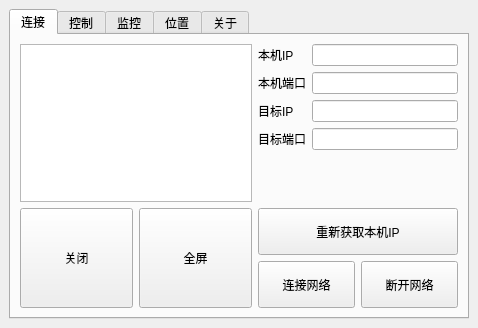
<?xml version="1.0" encoding="UTF-8"?>
<ui version="4.0">
 <class>MainWindow</class>
 <widget class="QMainWindow" name="MainWindow">
  <property name="geometry">
   <rect>
    <x>0</x>
    <y>0</y>
    <width>478</width>
    <height>328</height>
   </rect>
  </property>
  <property name="sizePolicy">
   <sizepolicy hsizetype="Preferred" vsizetype="Fixed">
    <horstretch>0</horstretch>
    <verstretch>0</verstretch>
   </sizepolicy>
  </property>
  <property name="windowTitle">
   <string>RobotMonitor</string>
  </property>
  <property name="animated">
   <bool>false</bool>
  </property>
  <property name="tabShape">
   <enum>QTabWidget::Triangular</enum>
  </property>
  <widget class="QWidget" name="centralwidget">
   <layout class="QHBoxLayout" name="horizontalLayout">
    <item>
     <widget class="QTabWidget" name="tabWidget">
      <property name="sizePolicy">
       <sizepolicy hsizetype="Fixed" vsizetype="Fixed">
        <horstretch>1</horstretch>
        <verstretch>1</verstretch>
       </sizepolicy>
      </property>
      <property name="minimumSize">
       <size>
        <width>460</width>
        <height>310</height>
       </size>
      </property>
      <property name="maximumSize">
       <size>
        <width>460</width>
        <height>310</height>
       </size>
      </property>
      <property name="font">
       <font>
        <pointsize>9</pointsize>
       </font>
      </property>
      <property name="tabPosition">
       <enum>QTabWidget::North</enum>
      </property>
      <property name="tabShape">
       <enum>QTabWidget::Rounded</enum>
      </property>
      <property name="currentIndex">
       <number>0</number>
      </property>
      <property name="elideMode">
       <enum>Qt::ElideNone</enum>
      </property>
      <property name="usesScrollButtons">
       <bool>true</bool>
      </property>
      <property name="movable">
       <bool>false</bool>
      </property>
      <property name="tabBarAutoHide">
       <bool>false</bool>
      </property>
      <widget class="QWidget" name="tab_network">
       <attribute name="title">
        <string>连接</string>
       </attribute>
       <layout class="QGridLayout" name="gridLayout">
        <item row="0" column="2">
         <layout class="QFormLayout" name="formLayout_4">
          <item row="0" column="0">
           <widget class="QLabel" name="label_12">
            <property name="text">
             <string>本机IP</string>
            </property>
           </widget>
          </item>
          <item row="0" column="1">
           <widget class="QLineEdit" name="lineEdit_local_ip">
            <property name="sizePolicy">
             <sizepolicy hsizetype="Ignored" vsizetype="Fixed">
              <horstretch>0</horstretch>
              <verstretch>0</verstretch>
             </sizepolicy>
            </property>
           </widget>
          </item>
          <item row="1" column="0">
           <widget class="QLabel" name="label_13">
            <property name="text">
             <string>本机端口</string>
            </property>
           </widget>
          </item>
          <item row="1" column="1">
           <widget class="QLineEdit" name="lineEdit_local_port">
            <property name="sizePolicy">
             <sizepolicy hsizetype="Ignored" vsizetype="Fixed">
              <horstretch>0</horstretch>
              <verstretch>0</verstretch>
             </sizepolicy>
            </property>
            <property name="text">
             <string/>
            </property>
           </widget>
          </item>
          <item row="2" column="0">
           <widget class="QLabel" name="label_15">
            <property name="text">
             <string>目标IP</string>
            </property>
           </widget>
          </item>
          <item row="2" column="1">
           <widget class="QLineEdit" name="lineEdit_target_ip">
            <property name="sizePolicy">
             <sizepolicy hsizetype="Ignored" vsizetype="Fixed">
              <horstretch>0</horstretch>
              <verstretch>0</verstretch>
             </sizepolicy>
            </property>
           </widget>
          </item>
          <item row="3" column="0">
           <widget class="QLabel" name="label_14">
            <property name="text">
             <string>目标端口</string>
            </property>
           </widget>
          </item>
          <item row="3" column="1">
           <widget class="QLineEdit" name="lineEdit_target_port">
            <property name="sizePolicy">
             <sizepolicy hsizetype="Ignored" vsizetype="Fixed">
              <horstretch>0</horstretch>
              <verstretch>0</verstretch>
             </sizepolicy>
            </property>
           </widget>
          </item>
         </layout>
        </item>
        <item row="0" column="0">
         <widget class="QTextBrowser" name="textBrowser_net_info">
          <property name="sizePolicy">
           <sizepolicy hsizetype="Expanding" vsizetype="Expanding">
            <horstretch>0</horstretch>
            <verstretch>0</verstretch>
           </sizepolicy>
          </property>
         </widget>
        </item>
        <item row="4" column="0">
         <layout class="QHBoxLayout" name="horizontalLayout_4">
          <item>
           <widget class="QPushButton" name="pushButton_close">
            <property name="sizePolicy">
             <sizepolicy hsizetype="Minimum" vsizetype="Minimum">
              <horstretch>0</horstretch>
              <verstretch>0</verstretch>
             </sizepolicy>
            </property>
            <property name="minimumSize">
             <size>
              <width>0</width>
              <height>100</height>
             </size>
            </property>
            <property name="text">
             <string>关闭</string>
            </property>
           </widget>
          </item>
          <item>
           <widget class="QPushButton" name="pushButton_fullscreen">
            <property name="sizePolicy">
             <sizepolicy hsizetype="Minimum" vsizetype="Minimum">
              <horstretch>0</horstretch>
              <verstretch>0</verstretch>
             </sizepolicy>
            </property>
            <property name="baseSize">
             <size>
              <width>0</width>
              <height>0</height>
             </size>
            </property>
            <property name="text">
             <string>全屏</string>
            </property>
           </widget>
          </item>
         </layout>
        </item>
        <item row="4" column="2">
         <layout class="QGridLayout" name="gridLayout_5">
          <item row="1" column="1">
           <widget class="QPushButton" name="pushButton_net_unlink">
            <property name="sizePolicy">
             <sizepolicy hsizetype="Minimum" vsizetype="Expanding">
              <horstretch>0</horstretch>
              <verstretch>0</verstretch>
             </sizepolicy>
            </property>
            <property name="text">
             <string>断开网络</string>
            </property>
           </widget>
          </item>
          <item row="0" column="0" colspan="2">
           <widget class="QPushButton" name="pushButton_get_ip">
            <property name="sizePolicy">
             <sizepolicy hsizetype="Expanding" vsizetype="Expanding">
              <horstretch>1</horstretch>
              <verstretch>0</verstretch>
             </sizepolicy>
            </property>
            <property name="minimumSize">
             <size>
              <width>200</width>
              <height>0</height>
             </size>
            </property>
            <property name="text">
             <string>重新获取本机IP</string>
            </property>
           </widget>
          </item>
          <item row="1" column="0">
           <widget class="QPushButton" name="pushButton_net_link">
            <property name="sizePolicy">
             <sizepolicy hsizetype="Minimum" vsizetype="Expanding">
              <horstretch>0</horstretch>
              <verstretch>0</verstretch>
             </sizepolicy>
            </property>
            <property name="text">
             <string>连接网络</string>
            </property>
           </widget>
          </item>
         </layout>
        </item>
       </layout>
      </widget>
      <widget class="QWidget" name="tab_control">
       <attribute name="title">
        <string>控制</string>
       </attribute>
       <layout class="QGridLayout" name="gridLayout_2">
        <item row="0" column="0">
         <layout class="QGridLayout" name="gridLayout_8">
          <item row="1" column="0">
           <widget class="QLabel" name="label_27">
            <property name="text">
             <string>设定速度vy</string>
            </property>
           </widget>
          </item>
          <item row="2" column="0">
           <widget class="QLabel" name="label_28">
            <property name="text">
             <string>设定转速wz</string>
            </property>
           </widget>
          </item>
          <item row="1" column="1">
           <widget class="QLineEdit" name="lineEdit_setvy">
            <property name="sizePolicy">
             <sizepolicy hsizetype="Expanding" vsizetype="Fixed">
              <horstretch>0</horstretch>
              <verstretch>0</verstretch>
             </sizepolicy>
            </property>
            <property name="readOnly">
             <bool>true</bool>
            </property>
           </widget>
          </item>
          <item row="0" column="1">
           <widget class="QLineEdit" name="lineEdit_setvx">
            <property name="sizePolicy">
             <sizepolicy hsizetype="Expanding" vsizetype="Fixed">
              <horstretch>0</horstretch>
              <verstretch>0</verstretch>
             </sizepolicy>
            </property>
            <property name="readOnly">
             <bool>true</bool>
            </property>
           </widget>
          </item>
          <item row="0" column="0">
           <widget class="QLabel" name="label_26">
            <property name="text">
             <string>设定速度vx</string>
            </property>
           </widget>
          </item>
          <item row="2" column="1">
           <widget class="QLineEdit" name="lineEdit_setwz">
            <property name="sizePolicy">
             <sizepolicy hsizetype="Expanding" vsizetype="Fixed">
              <horstretch>0</horstretch>
              <verstretch>0</verstretch>
             </sizepolicy>
            </property>
            <property name="mouseTracking">
             <bool>true</bool>
            </property>
            <property name="frame">
             <bool>true</bool>
            </property>
            <property name="echoMode">
             <enum>QLineEdit::Normal</enum>
            </property>
            <property name="readOnly">
             <bool>true</bool>
            </property>
           </widget>
          </item>
         </layout>
        </item>
        <item row="0" column="1" rowspan="2">
         <layout class="QVBoxLayout" name="verticalLayout">
          <item>
           <widget class="QPushButton" name="pushButton_stop_set">
            <property name="sizePolicy">
             <sizepolicy hsizetype="Expanding" vsizetype="Fixed">
              <horstretch>0</horstretch>
              <verstretch>0</verstretch>
             </sizepolicy>
            </property>
            <property name="minimumSize">
             <size>
              <width>240</width>
              <height>70</height>
             </size>
            </property>
            <property name="text">
             <string>停止(S)</string>
            </property>
            <property name="shortcut">
             <string>S</string>
            </property>
           </widget>
          </item>
          <item>
           <layout class="QGridLayout" name="gridLayout_3">
            <item row="0" column="2">
             <widget class="QPushButton" name="pushButton_turn_right_set">
              <property name="sizePolicy">
               <sizepolicy hsizetype="Minimum" vsizetype="Expanding">
                <horstretch>0</horstretch>
                <verstretch>0</verstretch>
               </sizepolicy>
              </property>
              <property name="text">
               <string>右旋(E)</string>
              </property>
              <property name="shortcut">
               <string>E</string>
              </property>
             </widget>
            </item>
            <item row="0" column="0">
             <widget class="QPushButton" name="pushButton_turn_left_set">
              <property name="sizePolicy">
               <sizepolicy hsizetype="Minimum" vsizetype="Expanding">
                <horstretch>0</horstretch>
                <verstretch>0</verstretch>
               </sizepolicy>
              </property>
              <property name="text">
               <string>左旋(Q)</string>
              </property>
              <property name="shortcut">
               <string>Q</string>
              </property>
             </widget>
            </item>
            <item row="1" column="1">
             <widget class="QPushButton" name="pushButton_back_set">
              <property name="sizePolicy">
               <sizepolicy hsizetype="Minimum" vsizetype="Expanding">
                <horstretch>0</horstretch>
                <verstretch>0</verstretch>
               </sizepolicy>
              </property>
              <property name="text">
               <string>后(X)</string>
              </property>
              <property name="shortcut">
               <string>X</string>
              </property>
             </widget>
            </item>
            <item row="1" column="2">
             <widget class="QPushButton" name="pushButton_right_set">
              <property name="sizePolicy">
               <sizepolicy hsizetype="Minimum" vsizetype="Expanding">
                <horstretch>0</horstretch>
                <verstretch>0</verstretch>
               </sizepolicy>
              </property>
              <property name="text">
               <string>右(D)</string>
              </property>
              <property name="shortcut">
               <string>D</string>
              </property>
             </widget>
            </item>
            <item row="0" column="1">
             <widget class="QPushButton" name="pushButton_front_set">
              <property name="sizePolicy">
               <sizepolicy hsizetype="Minimum" vsizetype="Expanding">
                <horstretch>0</horstretch>
                <verstretch>0</verstretch>
               </sizepolicy>
              </property>
              <property name="text">
               <string>前(W)</string>
              </property>
              <property name="shortcut">
               <string>W</string>
              </property>
             </widget>
            </item>
            <item row="1" column="0">
             <widget class="QPushButton" name="pushButton_left_set">
              <property name="sizePolicy">
               <sizepolicy hsizetype="Minimum" vsizetype="Expanding">
                <horstretch>0</horstretch>
                <verstretch>0</verstretch>
               </sizepolicy>
              </property>
              <property name="text">
               <string>左(A)</string>
              </property>
              <property name="shortcut">
               <string>A</string>
              </property>
             </widget>
            </item>
           </layout>
          </item>
          <item>
           <layout class="QHBoxLayout" name="horizontalLayout_9">
            <item>
             <widget class="QRadioButton" name="radioButton_yaw_lock_set">
              <property name="sizePolicy">
               <sizepolicy hsizetype="Minimum" vsizetype="Fixed">
                <horstretch>0</horstretch>
                <verstretch>0</verstretch>
               </sizepolicy>
              </property>
              <property name="minimumSize">
               <size>
                <width>0</width>
                <height>30</height>
               </size>
              </property>
              <property name="text">
               <string>航向角锁定</string>
              </property>
              <property name="iconSize">
               <size>
                <width>20</width>
                <height>20</height>
               </size>
              </property>
             </widget>
            </item>
            <item>
             <widget class="QRadioButton" name="radioButton">
              <property name="text">
               <string>速度控制</string>
              </property>
             </widget>
            </item>
           </layout>
          </item>
         </layout>
        </item>
        <item row="1" column="0">
         <layout class="QGridLayout" name="gridLayout_4">
          <item row="0" column="2">
           <widget class="QPushButton" name="pushButton_ctrl1">
            <property name="sizePolicy">
             <sizepolicy hsizetype="Minimum" vsizetype="Expanding">
              <horstretch>0</horstretch>
              <verstretch>0</verstretch>
             </sizepolicy>
            </property>
            <property name="text">
             <string>保留(1)</string>
            </property>
            <property name="shortcut">
             <string>1</string>
            </property>
           </widget>
          </item>
          <item row="2" column="0">
           <widget class="QPushButton" name="pushButton_ctrl4">
            <property name="sizePolicy">
             <sizepolicy hsizetype="Minimum" vsizetype="Expanding">
              <horstretch>0</horstretch>
              <verstretch>0</verstretch>
             </sizepolicy>
            </property>
            <property name="text">
             <string>保留(4)</string>
            </property>
            <property name="shortcut">
             <string>4</string>
            </property>
           </widget>
          </item>
          <item row="2" column="2">
           <widget class="QPushButton" name="pushButton_ctrl5">
            <property name="sizePolicy">
             <sizepolicy hsizetype="Minimum" vsizetype="Expanding">
              <horstretch>0</horstretch>
              <verstretch>0</verstretch>
             </sizepolicy>
            </property>
            <property name="text">
             <string>保留(5)</string>
            </property>
            <property name="shortcut">
             <string>5</string>
            </property>
           </widget>
          </item>
          <item row="0" column="0">
           <widget class="QPushButton" name="pushButton_ctrl0">
            <property name="sizePolicy">
             <sizepolicy hsizetype="Minimum" vsizetype="Expanding">
              <horstretch>0</horstretch>
              <verstretch>0</verstretch>
             </sizepolicy>
            </property>
            <property name="text">
             <string>保留(0)</string>
            </property>
            <property name="shortcut">
             <string>0</string>
            </property>
           </widget>
          </item>
          <item row="1" column="0">
           <widget class="QPushButton" name="pushButton_ctrl2">
            <property name="sizePolicy">
             <sizepolicy hsizetype="Minimum" vsizetype="Expanding">
              <horstretch>0</horstretch>
              <verstretch>0</verstretch>
             </sizepolicy>
            </property>
            <property name="text">
             <string>保留(2)</string>
            </property>
            <property name="shortcut">
             <string>2</string>
            </property>
           </widget>
          </item>
          <item row="1" column="2">
           <widget class="QPushButton" name="pushButton_ctrl3">
            <property name="sizePolicy">
             <sizepolicy hsizetype="Minimum" vsizetype="Expanding">
              <horstretch>0</horstretch>
              <verstretch>0</verstretch>
             </sizepolicy>
            </property>
            <property name="text">
             <string>保留(3)</string>
            </property>
            <property name="shortcut">
             <string>3</string>
            </property>
           </widget>
          </item>
         </layout>
        </item>
       </layout>
      </widget>
      <widget class="QWidget" name="tab_watch">
       <attribute name="title">
        <string>监控</string>
       </attribute>
       <layout class="QHBoxLayout" name="horizontalLayout_6">
        <item>
         <layout class="QVBoxLayout" name="verticalLayout_3">
          <item>
           <layout class="QGridLayout" name="gridLayout_7">
            <item row="1" column="2">
             <widget class="QLineEdit" name="lineEdit_s2"/>
            </item>
            <item row="1" column="3">
             <widget class="QLineEdit" name="lineEdit_s3"/>
            </item>
            <item row="2" column="0">
             <widget class="QLabel" name="label_7">
              <property name="text">
               <string>保留</string>
              </property>
             </widget>
            </item>
            <item row="0" column="1">
             <widget class="QLabel" name="label_4">
              <property name="text">
               <string>保留</string>
              </property>
             </widget>
            </item>
            <item row="0" column="3">
             <widget class="QLabel" name="label_6">
              <property name="text">
               <string>电源</string>
              </property>
             </widget>
            </item>
            <item row="1" column="0">
             <widget class="QLineEdit" name="lineEdit_s0"/>
            </item>
            <item row="1" column="1">
             <widget class="QLineEdit" name="lineEdit_s1"/>
            </item>
            <item row="0" column="0">
             <widget class="QLabel" name="label_3">
              <property name="text">
               <string>激光</string>
              </property>
             </widget>
            </item>
            <item row="0" column="2">
             <widget class="QLabel" name="label_5">
              <property name="text">
               <string>模式</string>
              </property>
             </widget>
            </item>
            <item row="3" column="0">
             <widget class="QLineEdit" name="lineEdit"/>
            </item>
            <item row="3" column="1">
             <widget class="QLineEdit" name="lineEdit_2"/>
            </item>
            <item row="3" column="2">
             <widget class="QLineEdit" name="lineEdit_3"/>
            </item>
            <item row="3" column="3">
             <widget class="QLineEdit" name="lineEdit_4"/>
            </item>
            <item row="2" column="1">
             <widget class="QLabel" name="label_9">
              <property name="text">
               <string>保留</string>
              </property>
             </widget>
            </item>
            <item row="2" column="2">
             <widget class="QLabel" name="label_17">
              <property name="text">
               <string>保留</string>
              </property>
             </widget>
            </item>
            <item row="2" column="3">
             <widget class="QLabel" name="label_18">
              <property name="text">
               <string>保留</string>
              </property>
             </widget>
            </item>
           </layout>
          </item>
          <item>
           <spacer name="verticalSpacer">
            <property name="orientation">
             <enum>Qt::Vertical</enum>
            </property>
            <property name="sizeHint" stdset="0">
             <size>
              <width>20</width>
              <height>40</height>
             </size>
            </property>
           </spacer>
          </item>
          <item>
           <layout class="QGridLayout" name="gridLayout_6">
            <item row="1" column="1">
             <layout class="QFormLayout" name="formLayout">
              <item row="0" column="0">
               <widget class="QLabel" name="label_10">
                <property name="text">
                 <string>x</string>
                </property>
               </widget>
              </item>
              <item row="0" column="1">
               <widget class="QLineEdit" name="lineEdit_pos_x_act">
                <property name="sizePolicy">
                 <sizepolicy hsizetype="Expanding" vsizetype="Fixed">
                  <horstretch>0</horstretch>
                  <verstretch>0</verstretch>
                 </sizepolicy>
                </property>
                <property name="readOnly">
                 <bool>true</bool>
                </property>
               </widget>
              </item>
              <item row="1" column="0">
               <widget class="QLabel" name="label_11">
                <property name="text">
                 <string>y</string>
                </property>
               </widget>
              </item>
              <item row="1" column="1">
               <widget class="QLineEdit" name="lineEdit_pos_y_act">
                <property name="sizePolicy">
                 <sizepolicy hsizetype="Expanding" vsizetype="Fixed">
                  <horstretch>0</horstretch>
                  <verstretch>0</verstretch>
                 </sizepolicy>
                </property>
                <property name="readOnly">
                 <bool>true</bool>
                </property>
               </widget>
              </item>
              <item row="2" column="0">
               <widget class="QLabel" name="label_16">
                <property name="text">
                 <string>a</string>
                </property>
               </widget>
              </item>
              <item row="2" column="1">
               <widget class="QLineEdit" name="lineEdit_ang_z_act">
                <property name="sizePolicy">
                 <sizepolicy hsizetype="Expanding" vsizetype="Fixed">
                  <horstretch>0</horstretch>
                  <verstretch>0</verstretch>
                 </sizepolicy>
                </property>
                <property name="minimumSize">
                 <size>
                  <width>0</width>
                  <height>0</height>
                 </size>
                </property>
                <property name="readOnly">
                 <bool>true</bool>
                </property>
               </widget>
              </item>
             </layout>
            </item>
            <item row="0" column="0">
             <widget class="QLabel" name="label_2">
              <property name="sizePolicy">
               <sizepolicy hsizetype="Preferred" vsizetype="Minimum">
                <horstretch>0</horstretch>
                <verstretch>0</verstretch>
               </sizepolicy>
              </property>
              <property name="text">
               <string>速度反馈</string>
              </property>
             </widget>
            </item>
            <item row="0" column="1">
             <widget class="QLabel" name="label">
              <property name="sizePolicy">
               <sizepolicy hsizetype="Preferred" vsizetype="Minimum">
                <horstretch>0</horstretch>
                <verstretch>0</verstretch>
               </sizepolicy>
              </property>
              <property name="text">
               <string>位置反馈</string>
              </property>
             </widget>
            </item>
            <item row="1" column="0">
             <layout class="QFormLayout" name="formLayout_2">
              <item row="0" column="0">
               <widget class="QLabel" name="label_24">
                <property name="text">
                 <string>vx</string>
                </property>
               </widget>
              </item>
              <item row="0" column="1">
               <widget class="QLineEdit" name="lineEdit_vx_act">
                <property name="sizePolicy">
                 <sizepolicy hsizetype="Expanding" vsizetype="Fixed">
                  <horstretch>0</horstretch>
                  <verstretch>0</verstretch>
                 </sizepolicy>
                </property>
                <property name="minimumSize">
                 <size>
                  <width>0</width>
                  <height>0</height>
                 </size>
                </property>
                <property name="readOnly">
                 <bool>true</bool>
                </property>
               </widget>
              </item>
              <item row="1" column="0">
               <widget class="QLabel" name="label_8">
                <property name="text">
                 <string>vy</string>
                </property>
               </widget>
              </item>
              <item row="1" column="1">
               <widget class="QLineEdit" name="lineEdit_vy_act">
                <property name="sizePolicy">
                 <sizepolicy hsizetype="Expanding" vsizetype="Fixed">
                  <horstretch>0</horstretch>
                  <verstretch>0</verstretch>
                 </sizepolicy>
                </property>
                <property name="readOnly">
                 <bool>true</bool>
                </property>
               </widget>
              </item>
              <item row="2" column="0">
               <widget class="QLabel" name="label_30">
                <property name="text">
                 <string>wz</string>
                </property>
               </widget>
              </item>
              <item row="2" column="1">
               <widget class="QLineEdit" name="lineEdit_wz_act">
                <property name="sizePolicy">
                 <sizepolicy hsizetype="Expanding" vsizetype="Fixed">
                  <horstretch>0</horstretch>
                  <verstretch>0</verstretch>
                 </sizepolicy>
                </property>
                <property name="readOnly">
                 <bool>true</bool>
                </property>
               </widget>
              </item>
             </layout>
            </item>
           </layout>
          </item>
         </layout>
        </item>
        <item>
         <layout class="QVBoxLayout" name="verticalLayout_4">
          <item>
           <layout class="QHBoxLayout" name="horizontalLayout_8">
            <item>
             <widget class="PercentProgressBar" name="precentbar1" native="true">
              <property name="sizePolicy">
               <sizepolicy hsizetype="Fixed" vsizetype="Fixed">
                <horstretch>0</horstretch>
                <verstretch>0</verstretch>
               </sizepolicy>
              </property>
              <property name="minimumSize">
               <size>
                <width>40</width>
                <height>40</height>
               </size>
              </property>
              <property name="baseSize">
               <size>
                <width>40</width>
                <height>40</height>
               </size>
              </property>
              <layout class="QHBoxLayout" name="horizontalLayout_5"/>
             </widget>
            </item>
            <item>
             <widget class="PercentProgressBar" name="precentbar1_2" native="true">
              <property name="sizePolicy">
               <sizepolicy hsizetype="Fixed" vsizetype="Fixed">
                <horstretch>0</horstretch>
                <verstretch>0</verstretch>
               </sizepolicy>
              </property>
              <property name="minimumSize">
               <size>
                <width>40</width>
                <height>40</height>
               </size>
              </property>
              <property name="baseSize">
               <size>
                <width>40</width>
                <height>40</height>
               </size>
              </property>
             </widget>
            </item>
           </layout>
          </item>
          <item>
           <layout class="QFormLayout" name="formLayout_6">
            <item row="0" column="0">
             <widget class="QLabel" name="label_22">
              <property name="text">
               <string>电池电量</string>
              </property>
             </widget>
            </item>
            <item row="0" column="1">
             <widget class="QLineEdit" name="lineEdit_battery_precent">
              <property name="sizePolicy">
               <sizepolicy hsizetype="Expanding" vsizetype="Fixed">
                <horstretch>0</horstretch>
                <verstretch>0</verstretch>
               </sizepolicy>
              </property>
             </widget>
            </item>
            <item row="1" column="0">
             <widget class="QLabel" name="label_23">
              <property name="text">
               <string>当前电压</string>
              </property>
             </widget>
            </item>
            <item row="1" column="1">
             <widget class="QLineEdit" name="lineEdit_voltage">
              <property name="sizePolicy">
               <sizepolicy hsizetype="Expanding" vsizetype="Fixed">
                <horstretch>0</horstretch>
                <verstretch>0</verstretch>
               </sizepolicy>
              </property>
             </widget>
            </item>
            <item row="2" column="0">
             <widget class="QLabel" name="label_29">
              <property name="text">
               <string>车辆状态</string>
              </property>
             </widget>
            </item>
            <item row="2" column="1">
             <widget class="QLineEdit" name="lineEdit_vehicle_state">
              <property name="sizePolicy">
               <sizepolicy hsizetype="Expanding" vsizetype="Fixed">
                <horstretch>0</horstretch>
                <verstretch>0</verstretch>
               </sizepolicy>
              </property>
              <property name="minimumSize">
               <size>
                <width>150</width>
                <height>0</height>
               </size>
              </property>
              <property name="maximumSize">
               <size>
                <width>50</width>
                <height>16777215</height>
               </size>
              </property>
             </widget>
            </item>
           </layout>
          </item>
          <item>
           <layout class="QHBoxLayout" name="horizontalLayout_2">
            <item>
             <widget class="QPushButton" name="pushButton_2">
              <property name="sizePolicy">
               <sizepolicy hsizetype="Minimum" vsizetype="Expanding">
                <horstretch>0</horstretch>
                <verstretch>0</verstretch>
               </sizepolicy>
              </property>
              <property name="text">
               <string>保留</string>
              </property>
             </widget>
            </item>
            <item>
             <widget class="QPushButton" name="pushButton_poszreo">
              <property name="sizePolicy">
               <sizepolicy hsizetype="Minimum" vsizetype="Expanding">
                <horstretch>0</horstretch>
                <verstretch>0</verstretch>
               </sizepolicy>
              </property>
              <property name="text">
               <string>位置校零</string>
              </property>
             </widget>
            </item>
           </layout>
          </item>
         </layout>
        </item>
       </layout>
      </widget>
      <widget class="QWidget" name="tab_pos">
       <attribute name="title">
        <string>位置</string>
       </attribute>
       <layout class="QVBoxLayout" name="verticalLayout_2">
        <item>
         <widget class="GraphicsLayoutWidget" name="pg_pos">
          <property name="sizePolicy">
           <sizepolicy hsizetype="Expanding" vsizetype="Expanding">
            <horstretch>0</horstretch>
            <verstretch>10</verstretch>
           </sizepolicy>
          </property>
          <property name="frameShape">
           <enum>QFrame::StyledPanel</enum>
          </property>
          <property name="frameShadow">
           <enum>QFrame::Raised</enum>
          </property>
         </widget>
        </item>
       </layout>
      </widget>
      <widget class="QWidget" name="tab_about">
       <attribute name="title">
        <string>关于</string>
       </attribute>
       <layout class="QHBoxLayout" name="horizontalLayout_3">
        <item>
         <widget class="QTextBrowser" name="textBrowser_3">
          <property name="html">
           <string>&lt;!DOCTYPE HTML PUBLIC &quot;-//W3C//DTD HTML 4.0//EN&quot; &quot;http://www.w3.org/TR/REC-html40/strict.dtd&quot;&gt;
&lt;html&gt;&lt;head&gt;&lt;meta name=&quot;qrichtext&quot; content=&quot;1&quot; /&gt;&lt;style type=&quot;text/css&quot;&gt;
p, li { white-space: pre-wrap; }
&lt;/style&gt;&lt;/head&gt;&lt;body style=&quot; font-family:'SimSun'; font-size:9pt; font-weight:400; font-style:normal;&quot;&gt;
&lt;p align=&quot;center&quot; style=&quot; margin-top:0px; margin-bottom:0px; margin-left:0px; margin-right:0px; -qt-block-indent:0; text-indent:0px;&quot;&gt;&lt;span style=&quot; font-size:16pt;&quot;&gt;机器人上位机&lt;/span&gt;&lt;/p&gt;
&lt;p style=&quot; margin-top:0px; margin-bottom:0px; margin-left:0px; margin-right:0px; -qt-block-indent:0; text-indent:0px;&quot;&gt;&lt;span style=&quot; font-size:16pt;&quot;&gt;环境：Pyqt5&lt;/span&gt;&lt;/p&gt;
&lt;p style=&quot; margin-top:0px; margin-bottom:0px; margin-left:0px; margin-right:0px; -qt-block-indent:0; text-indent:0px;&quot;&gt;&lt;span style=&quot; font-size:16pt;&quot;&gt;语言：Python3.7&lt;/span&gt;&lt;/p&gt;
&lt;p style=&quot;-qt-paragraph-type:empty; margin-top:0px; margin-bottom:0px; margin-left:0px; margin-right:0px; -qt-block-indent:0; text-indent:0px; font-size:16pt;&quot;&gt;&lt;br /&gt;&lt;/p&gt;
&lt;p style=&quot; margin-top:0px; margin-bottom:0px; margin-left:0px; margin-right:0px; -qt-block-indent:0; text-indent:0px;&quot;&gt;&lt;span style=&quot; font-size:16pt;&quot;&gt;主要功能：&lt;/span&gt;&lt;/p&gt;
&lt;p style=&quot; margin-top:0px; margin-bottom:0px; margin-left:0px; margin-right:0px; -qt-block-indent:0; text-indent:0px;&quot;&gt;&lt;span style=&quot; font-size:16pt;&quot;&gt;	1.TCP/串口通信&lt;/span&gt;&lt;/p&gt;
&lt;p style=&quot; margin-top:0px; margin-bottom:0px; margin-left:0px; margin-right:0px; -qt-block-indent:0; text-indent:0px;&quot;&gt;&lt;span style=&quot; font-size:16pt;&quot;&gt;	2.轨迹规划、发送轨迹，控制机器人&lt;/span&gt;&lt;/p&gt;
&lt;p style=&quot; margin-top:0px; margin-bottom:0px; margin-left:0px; margin-right:0px; -qt-block-indent:0; text-indent:0px;&quot;&gt;&lt;span style=&quot; font-size:16pt;&quot;&gt;	3.状态监控，实时姿态、位置&lt;/span&gt;&lt;/p&gt;
&lt;p style=&quot; margin-top:0px; margin-bottom:0px; margin-left:0px; margin-right:0px; -qt-block-indent:0; text-indent:0px;&quot;&gt;&lt;span style=&quot; font-size:16pt;&quot;&gt;	4.参数调试&lt;/span&gt;&lt;/p&gt;
&lt;p style=&quot;-qt-paragraph-type:empty; margin-top:0px; margin-bottom:0px; margin-left:0px; margin-right:0px; -qt-block-indent:0; text-indent:0px; font-size:16pt;&quot;&gt;&lt;br /&gt;&lt;/p&gt;
&lt;p align=&quot;center&quot; style=&quot; margin-top:0px; margin-bottom:0px; margin-left:0px; margin-right:0px; -qt-block-indent:0; text-indent:0px;&quot;&gt;&lt;span style=&quot; font-size:16pt;&quot;&gt;By Ylt 200523  V0.0.1&lt;/span&gt;&lt;/p&gt;
&lt;p style=&quot;-qt-paragraph-type:empty; margin-top:0px; margin-bottom:0px; margin-left:0px; margin-right:0px; -qt-block-indent:0; text-indent:0px; font-size:16pt;&quot;&gt;&lt;br /&gt;&lt;/p&gt;&lt;/body&gt;&lt;/html&gt;</string>
          </property>
         </widget>
        </item>
       </layout>
      </widget>
     </widget>
    </item>
   </layout>
  </widget>
 </widget>
 <customwidgets>
  <customwidget>
   <class>GraphicsLayoutWidget</class>
   <extends>QFrame</extends>
   <header>pyqtgraph</header>
   <container>1</container>
  </customwidget>
  <customwidget>
   <class>PercentProgressBar</class>
   <extends>QWidget</extends>
   <header>src.gui.component.percentCircelBar</header>
   <container>1</container>
  </customwidget>
 </customwidgets>
 <resources/>
 <connections/>
</ui>
